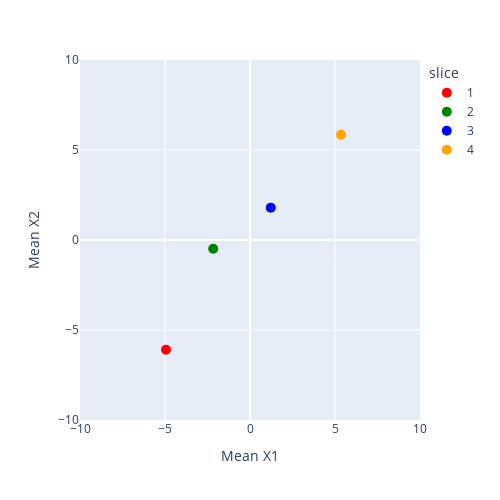

Source (notebook cell):
### Markdown cell above
### Plot the Average Values of $X_1$ and $X_2$

### Code cell
plot2D(linear_data_mean, x="X1", y="X2", color="slice", marker_size=10, color_sequence=["red", "green", "blue", "orange"], range_x=[-10, 10], range_y=[-10, 10], x_title="Mean X1", y_title="Mean X2")

### Figure 1 — Plotly figure (JSON) as saved in the notebook; plotly's stock layout.template omitted (floating-point values rounded to 4 significant figures)
{"data": [{"hovertemplate": "slice=1<br>X1=%{x}<br>X2=%{y}<extra></extra>", "legendgroup": "1", "marker": {"color": "red", "size": 10, "symbol": "circle"}, "mode": "markers", "name": "1", "orientation": "v", "showlegend": true, "type": "scatter", "x": [-4.94], "xaxis": "x", "y": [-6.097], "yaxis": "y"}, {"hovertemplate": "slice=2<br>X1=%{x}<br>X2=%{y}<extra></extra>", "legendgroup": "2", "marker": {"color": "green", "size": 10, "symbol": "circle"}, "mode": "markers", "name": "2", "orientation": "v", "showlegend": true, "type": "scatter", "x": [-2.165], "xaxis": "x", "y": [-0.4908], "yaxis": "y"}, {"hovertemplate": "slice=3<br>X1=%{x}<br>X2=%{y}<extra></extra>", "legendgroup": "3", "marker": {"color": "blue", "size": 10, "symbol": "circle"}, "mode": "markers", "name": "3", "orientation": "v", "showlegend": true, "type": "scatter", "x": [1.222], "xaxis": "x", "y": [1.798], "yaxis": "y"}, {"hovertemplate": "slice=4<br>X1=%{x}<br>X2=%{y}<extra></extra>", "legendgroup": "4", "marker": {"color": "orange", "size": 10, "symbol": "circle"}, "mode": "markers", "name": "4", "orientation": "v", "showlegend": true, "type": "scatter", "x": [5.354], "xaxis": "x", "y": [5.851], "yaxis": "y"}], "layout": {"height": 500, "legend": {"title": {"text": "slice"}, "tracegroupgap": 0}, "margin": {"t": 60}, "width": 500, "xaxis": {"anchor": "y", "domain": [0, 1], "range": [-10, 10], "title": {"text": "Mean X1"}, "type": "linear"}, "yaxis": {"anchor": "x", "domain": [0, 1], "range": [-10, 10], "title": {"text": "Mean X2"}, "type": "linear"}}}
